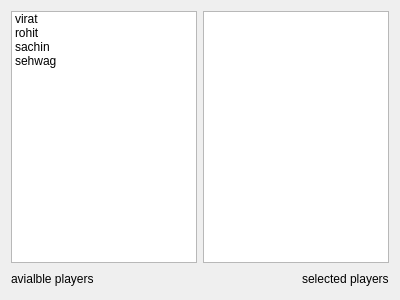
<?xml version="1.0" encoding="UTF-8"?>
<ui version="4.0">
 <class>Form</class>
 <widget class="QWidget" name="Form">
  <property name="geometry">
   <rect>
    <x>0</x>
    <y>0</y>
    <width>400</width>
    <height>300</height>
   </rect>
  </property>
  <property name="windowTitle">
   <string>Form</string>
  </property>
  <layout class="QVBoxLayout" name="verticalLayout">
   <item>
    <layout class="QHBoxLayout" name="horizontalLayout">
     <item>
      <widget class="QListWidget" name="l1">
       <item>
        <property name="text">
         <string>virat</string>
        </property>
       </item>
       <item>
        <property name="text">
         <string>rohit</string>
        </property>
       </item>
       <item>
        <property name="text">
         <string>sachin</string>
        </property>
       </item>
       <item>
        <property name="text">
         <string>sehwag</string>
        </property>
       </item>
      </widget>
     </item>
     <item>
      <spacer name="horizontalSpacer_3">
       <property name="orientation">
        <enum>Qt::Horizontal</enum>
       </property>
       <property name="sizeHint" stdset="0">
        <size>
         <width>40</width>
         <height>20</height>
        </size>
       </property>
      </spacer>
     </item>
     <item>
      <spacer name="horizontalSpacer">
       <property name="orientation">
        <enum>Qt::Horizontal</enum>
       </property>
       <property name="sizeHint" stdset="0">
        <size>
         <width>40</width>
         <height>20</height>
        </size>
       </property>
      </spacer>
     </item>
     <item>
      <widget class="QListWidget" name="list2"/>
     </item>
    </layout>
   </item>
   <item>
    <layout class="QHBoxLayout" name="horizontalLayout_2">
     <item>
      <widget class="QLabel" name="label_2">
       <property name="text">
        <string>avialble players</string>
       </property>
      </widget>
     </item>
     <item>
      <spacer name="horizontalSpacer_2">
       <property name="orientation">
        <enum>Qt::Horizontal</enum>
       </property>
       <property name="sizeHint" stdset="0">
        <size>
         <width>40</width>
         <height>20</height>
        </size>
       </property>
      </spacer>
     </item>
     <item>
      <widget class="QLabel" name="label">
       <property name="text">
        <string>selected players</string>
       </property>
      </widget>
     </item>
    </layout>
   </item>
  </layout>
 </widget>
 <resources/>
 <connections/>
</ui>
